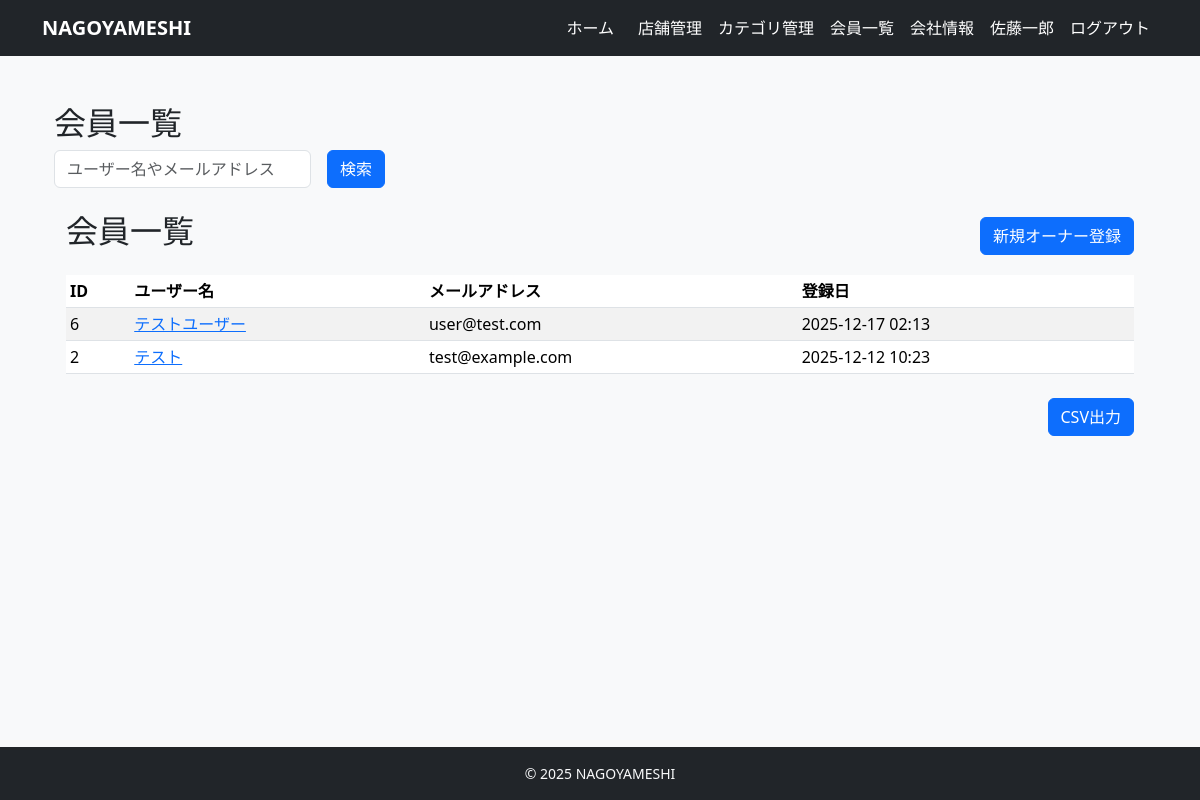
Page /owner/members/ (signed in) on the earlier database version.
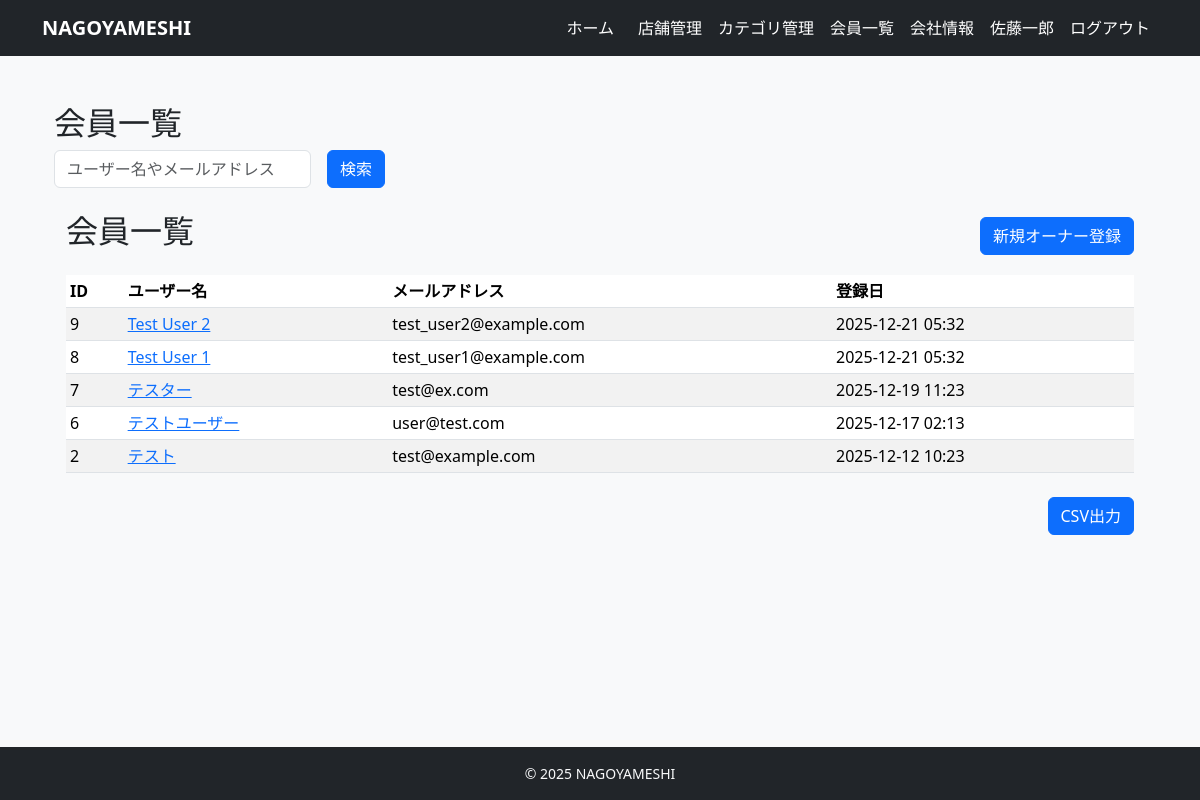
Same page on the later database version.
### accounts/models.py (models this page shows, shortened)
class User(AbstractUser):
    username = None  # 使わない（メールログインにする）
    email = models.EmailField(unique=True)
    name = models.CharField(max_length=10)
    name_kana = models.CharField(max_length=10)
    zipcode = models.CharField(max_length=8)
    address = models.CharField(max_length=20)
    tel = models.CharField(max_length=11)
    company = models.ForeignKey(
        'restaurants.Company',
        verbose_name='所属会社',
        on_delete=models.SET_NULL,
        null=True,
        blank=True,
        related_name='staff_members'
    )
    is_paid_member = models.BooleanField(default=False)
    is_owner_member = models.BooleanField(default=False)
    created_at = models.DateTimeField(auto_now_add=True)
    updated_at = models.DateTimeField(auto_now=True)
    USERNAME_FIELD = 'email'
    REQUIRED_FIELDS = ['name', 'name_kana', 'zipcode', 'address', 'tel']
    objects = CustomUserManager()

### restaurants/views.py (the view, shortened to what this page needs)
# urls.py: path("owner/members/", views.OwnerMemberListView.as_view(), name="owner_member_list"),
class OwnerMemberListView(LoginRequiredMixin, OwnerRequiredMixin, ListView):
    model = User
    template_name = "restaurants/owner_member_list.html"
    context_object_name = "members"
    paginate_by = 10
    def get_queryset(self):
        qs = User.objects.filter(
            is_owner_member=False,
            is_staff=False,
            is_superuser=False
        ).select_related('company')
        keyword = self.request.GET.get('keyword')
        return qs.order_by("-date_joined")
    def get_context_data(self, **kwargs):
        ctx = super().get_context_data(**kwargs)
        ctx['keyword'] = self.request.GET.get('keyword', '')
        return ctx

### restaurants/views.py (called while the page is built)
    def test_func(self):
        user = self.request.user
        return user.is_authenticated and getattr(user, "is_owner_member", False)

### templates/restaurants/owner_member_list.html (shortened to what this page needs)
{% extends "base.html" %}
{% block content %}
<div class="container mt-4">
  <h2>会員一覧</h2>
  <form method="get" action="" class="row g-3 mb-3 align-items-center">
    <div class="col-auto">
      <input type="text" name="keyword" class="form-control" placeholder="ユーザー名やメールアドレス" value="{{ keyword }}">
    </div>
    <div class="col-auto">
      <button type="submit" class="btn btn-primary">検索</button>
    </div>
  </form>
<div class="container mt-4">
  <div class="d-flex justify-content-between align-items-center mb-3">
      <h2>会員一覧</h2>
      <a href="{% url 'restaurants:owner_member_create' %}" class="btn btn-primary">
           新規オーナー登録
      </a>
  </div>
  <table class="table table-striped table-sm mt-3">
    <thead>
      <tr>
        <th>ID</th>
        <th>ユーザー名</th>
        <th>メールアドレス</th>
        <th>登録日</th>
      </tr>
    </thead>
    <tbody>
      {% for user in members %}
      <tr>
        <td>{{ user.id }}</td>
        <td>
          <a href="{% url 'restaurants:owner_member_detail' user.pk %}">
            {{ user.name|default:"（未設定）" }}
          </a>
        </td>
        <td>{{ user.email }}</td>
        <td>{{ user.date_joined|date:"Y-m-d H:i" }}</td>
      </tr>
      {% empty %}
      <tr>
        <td colspan="4">該当する会員が見つかりませんでした。</td>
      </tr>
      {% endfor %}
    </tbody>
  </table>
  <div class="d-flex justify-content-end mt-4 mb-4">
    <a href="{% url 'restaurants:owner_member_csv' %}" class="btn btn-primary">
      CSV出力
    </a>
  </div>
</div>
{% endblock %}

Differences in the rows shown:
added User: id "9", name "Test User 2", email "test_user2@example.com", date_joined "2025-12-21 05:32"
added User: id "8", name "Test User 1", email "test_user1@example.com", date_joined "2025-12-21 05:32"
added User: id "7", name "テスター", email "test@ex.com", date_joined "2025-12-19 11:23"
